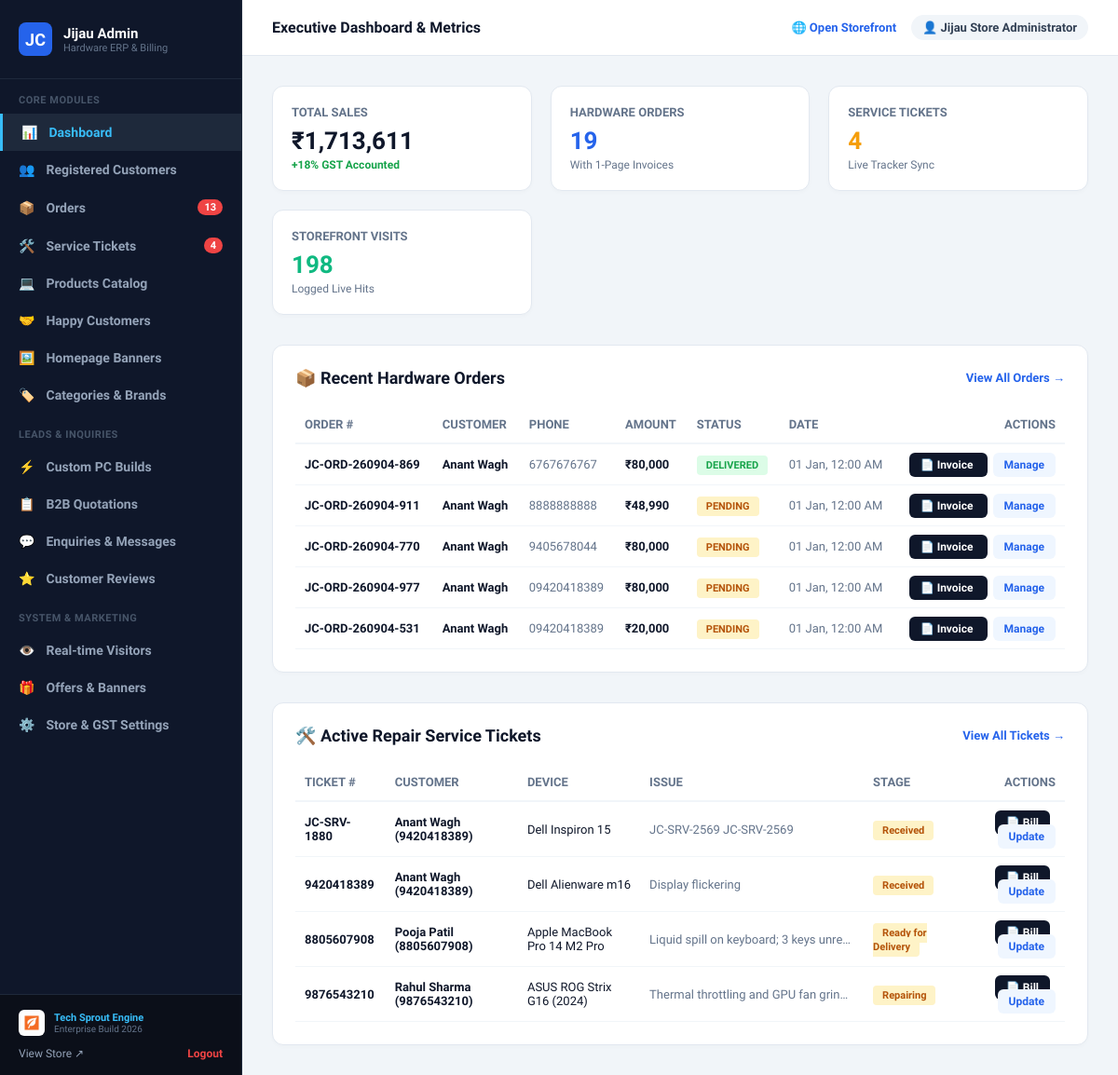
Screenshot of /php-jijaucomputers/admin/index.php (signed in) with the database file from the repository.
### tables this page shows
CREATE TABLE "Order" (
    "id" TEXT NOT NULL PRIMARY KEY,
    "orderNumber" TEXT NOT NULL,
    "userId" TEXT,
    "customerName" TEXT NOT NULL,
    "phone" TEXT NOT NULL,
    "email" TEXT,
    "address" TEXT NOT NULL,
    "city" TEXT NOT NULL,
    "pincode" TEXT NOT NULL,
    "notes" TEXT,
    "subtotal" REAL NOT NULL,
    "discount" REAL NOT NULL DEFAULT 0,
    "tax" REAL NOT NULL DEFAULT 0,
    "total" REAL NOT NULL,
    "paymentMode" TEXT NOT NULL DEFAULT 'CASH_ON_DELIVERY',
    "status" TEXT NOT NULL DEFAULT 'PENDING',
    "createdAt" DATETIME NOT NULL DEFAULT CURRENT_TIMESTAMP,
    "updatedAt" DATETIME NOT NULL,
    CONSTRAINT "Order_userId_fkey" FOREIGN KEY ("userId") REFERENCES "User" ("id") ON DELETE SET NULL ON UPDATE CASCADE
);

CREATE TABLE "ServiceRequest" (
    "id" TEXT NOT NULL PRIMARY KEY,
    "ticketId" TEXT NOT NULL,
    "customerName" TEXT NOT NULL,
    "phone" TEXT NOT NULL,
    "email" TEXT,
    "deviceType" TEXT NOT NULL,
    "brand" TEXT NOT NULL,
    "model" TEXT NOT NULL,
    "serialNo" TEXT,
    "issueDesc" TEXT NOT NULL,
    "status" TEXT NOT NULL DEFAULT 'Received',
    "adminNotes" TEXT,
    "estimatedCost" REAL,
    "createdAt" DATETIME NOT NULL DEFAULT CURRENT_TIMESTAMP,
    "updatedAt" DATETIME NOT NULL
);

### php-jijaucomputers/includes/functions.php (called while the page is built, shortened)
<?php
function formatPrice($amount): string {
    $num = floatval($amount);
    return '₹' . number_format($num, 0, '.', ',');
}

### php-jijaucomputers/admin/index.php (the view, shortened to what this page needs)
<?php
require_once __DIR__ . '/includes/header.php';
require_once __DIR__ . '/includes/sidebar.php';
$db = getDB();
$totalSales = $db->query('SELECT COALESCE(SUM(total), 0) FROM "Order" WHERE status != "CANCELLED"')->fetchColumn();
$totalOrders = $db->query('SELECT COUNT(*) FROM "Order"')->fetchColumn();
$totalServices = $db->query('SELECT COUNT(*) FROM "ServiceRequest"')->fetchColumn();
$totalVisitors = $db->query('SELECT COUNT(*) FROM "VisitorLog"')->fetchColumn();
$recentOrders = $db->query('SELECT * FROM "Order" ORDER BY createdAt DESC LIMIT 5')->fetchAll();
$recentServices = $db->query('SELECT * FROM "ServiceRequest" ORDER BY createdAt DESC LIMIT 5')->fetchAll();
?>
<div style="display: flex; flex-direction: column; gap: 32px;">
  <div style="display: grid; grid-template-columns: repeat(auto-fit, minmax(220px, 1fr)); gap: 20px;">
    <div style="background: white; border-radius: 12px; border: 1px solid #e2e8f0; padding: 20px; box-shadow: 0 2px 4px rgba(0,0,0,0.02);">
      <div style="font-size: 13px; font-weight: 700; color: #64748b; text-transform: uppercase;">Total Sales</div>
      <div style="font-size: 26px; font-weight: 900; color: #0f172a; margin: 8px 0 4px;"><?= formatPrice($totalSales) ?></div>
      <div style="font-size: 12px; color: #16a34a; font-weight: 600;">+18% GST Accounted</div>
    </div>
    <div style="background: white; border-radius: 12px; border: 1px solid #e2e8f0; padding: 20px; box-shadow: 0 2px 4px rgba(0,0,0,0.02);">
      <div style="font-size: 13px; font-weight: 700; color: #64748b; text-transform: uppercase;">Hardware Orders</div>
      <div style="font-size: 26px; font-weight: 900; color: #2563eb; margin: 8px 0 4px;"><?= $totalOrders ?></div>
      <div style="font-size: 12px; color: #64748b;">With 1-Page Invoices</div>
    </div>
    <div style="background: white; border-radius: 12px; border: 1px solid #e2e8f0; padding: 20px; box-shadow: 0 2px 4px rgba(0,0,0,0.02);">
      <div style="font-size: 13px; font-weight: 700; color: #64748b; text-transform: uppercase;">Service Tickets</div>
      <div style="font-size: 26px; font-weight: 900; color: #f59e0b; margin: 8px 0 4px;"><?= $totalServices ?></div>
      <div style="font-size: 12px; color: #64748b;">Live Tracker Sync</div>
    </div>
    <div style="background: white; border-radius: 12px; border: 1px solid #e2e8f0; padding: 20px; box-shadow: 0 2px 4px rgba(0,0,0,0.02);">
      <div style="font-size: 13px; font-weight: 700; color: #64748b; text-transform: uppercase;">Storefront Visits</div>
      <div style="font-size: 26px; font-weight: 900; color: #10b981; margin: 8px 0 4px;"><?= $totalVisitors ?></div>
      <div style="font-size: 12px; color: #64748b;">Logged Live Hits</div>
    </div>
  </div>
  <div style="background: white; border-radius: 12px; border: 1px solid #e2e8f0; padding: 24px; box-shadow: 0 2px 4px rgba(0,0,0,0.02);">
    <div style="display: flex; justify-content: space-between; align-items: center; margin-bottom: 20px;">
      <h2 style="font-size: 18px; font-weight: 800; color: #0f172a; margin: 0;">📦 Recent Hardware Orders</h2>
      <a href="/admin/orders.php" style="font-size: 13px; font-weight: 700; color: #2563eb; text-decoration: none;">View All Orders →</a>
    </div>
    <div style="overflow-x: auto;">
      <table style="width: 100%; border-collapse: collapse; font-size: 13px; text-align: left;">
        <thead>
          <tr style="border-bottom: 2px solid #f1f5f9; color: #64748b;">
            <th style="padding: 12px 10px;">ORDER #</th>
            <th style="padding: 12px 10px;">CUSTOMER</th>
            <th style="padding: 12px 10px;">PHONE</th>
            <th style="padding: 12px 10px;">AMOUNT</th>
            <th style="padding: 12px 10px;">STATUS</th>
            <th style="padding: 12px 10px;">DATE</th>
            <th style="padding: 12px 10px; text-align: right;">ACTIONS</th>
          </tr>
        </thead>
        <tbody>
          <?php if (empty($recentOrders)): ?>
            <tr><td colspan="7" style="padding: 24px; text-align: center; color: #94a3b8;">No orders recorded yet.</td></tr>
          <?php else: ?>
            <?php foreach ($recentOrders as $ord): ?>
              <tr style="border-bottom: 1px solid #f1f5f9;">
                <td style="padding: 14px 10px; font-weight: 800; color: #0f172a;"><?= htmlspecialchars($ord['orderNumber']) ?></td>
                <td style="padding: 14px 10px; font-weight: 600;"><?= htmlspecialchars($ord['customerName']) ?></td>
                <td style="padding: 14px 10px; color: #64748b;"><?= htmlspecialchars($ord['phone']) ?></td>
                <td style="padding: 14px 10px; font-weight: 800; color: #0f172a;"><?= formatPrice($ord['total']) ?></td>
                <td style="padding: 14px 10px;">
                  <span style="padding: 4px 10px; border-radius: 4px; font-weight: 700; font-size: 11px; background: <?= $ord['status'] === 'DELIVERED' ? '#dcfce7; color: #16a34a;' : ($ord['status'] === 'PENDING' ? '#fef3c7; color: #b45309;' : '#dbeafe; color: #1e40af;') ?>">
                    <?= htmlspecialchars($ord['status']) ?>
                  </span>
                </td>
                <td style="padding: 14px 10px; color: #64748b;"><?= date('d M, h:i A', strtotime($ord['createdAt'])) ?></td>
                <td style="padding: 14px 10px; text-align: right;">
                  <a href="/invoice.php?order=<?= urlencode($ord['orderNumber']) ?>&print=true" target="_blank" style="padding: 6px 12px; background: #0f172a; color: white; border-radius: 6px; text-decoration: none; font-weight: 700; font-size: 12px; margin-right: 6px;">
                    📄 Invoice
                  </a>
                  <a href="/admin/orders.php" style="padding: 6px 12px; background: #eff6ff; color: #2563eb; border-radius: 6px; text-decoration: none; font-weight: 700; font-size: 12px;">
                    Manage
                  </a>
                </td>
              </tr>
            <?php endforeach; ?>
          <?php endif; ?>
        </tbody>
      </table>
    </div>
  </div>
  <div style="background: white; border-radius: 12px; border: 1px solid #e2e8f0; padding: 24px; box-shadow: 0 2px 4px rgba(0,0,0,0.02);">
    <div style="display: flex; justify-content: space-between; align-items: center; margin-bottom: 20px;">
      <h2 style="font-size: 18px; font-weight: 800; color: #0f172a; margin: 0;">🛠️ Active Repair Service Tickets</h2>
      <a href="/admin/service-requests.php" style="font-size: 13px; font-weight: 700; color: #2563eb; text-decoration: none;">View All Tickets →</a>
    </div>
    <div style="overflow-x: auto;">
      <table style="width: 100%; border-collapse: collapse; font-size: 13px; text-align: left;">
        <thead>
          <tr style="border-bottom: 2px solid #f1f5f9; color: #64748b;">
            <th style="padding: 12px 10px;">TICKET #</th>
            <th style="padding: 12px 10px;">CUSTOMER</th>
            <th style="padding: 12px 10px;">DEVICE</th>
            <th style="padding: 12px 10px;">ISSUE</th>
            <th style="padding: 12px 10px;">STAGE</th>
            <th style="padding: 12px 10px; text-align: right;">ACTIONS</th>
          </tr>
        </thead>
        <tbody>
          <?php if (empty($recentServices)): ?>
            <tr><td colspan="6" style="padding: 24px; text-align: center; color: #94a3b8;">No repair tickets logged.</td></tr>
          <?php else: ?>
            <?php foreach ($recentServices as $srv): ?>
              <tr style="border-bottom: 1px solid #f1f5f9;">
                <td style="padding: 14px 10px; font-weight: 800; color: #0f172a;"><?= htmlspecialchars($srv['ticketId']) ?></td>
                <td style="padding: 14px 10px; font-weight: 600;"><?= htmlspecialchars($srv['customerName']) ?> (<?= htmlspecialchars($srv['phone']) ?>)</td>
                <td style="padding: 14px 10px;"><?= htmlspecialchars($srv['brand']) ?> <?= htmlspecialchars($srv['model']) ?></td>
                <td style="padding: 14px 10px; color: #64748b; max-width: 240px; white-space: nowrap; overflow: hidden; text-overflow: ellipsis;"><?= htmlspecialchars($srv['issueDesc']) ?></td>
                <td style="padding: 14px 10px;">
                  <span style="padding: 4px 10px; border-radius: 4px; font-weight: 700; font-size: 11px; background: #fef3c7; color: #b45309;">
                    <?= htmlspecialchars($srv['status']) ?>
                  </span>
                </td>
                <td style="padding: 14px 10px; text-align: right;">
                  <a href="/invoice.php?service=<?= urlencode($srv['ticketId']) ?>&print=true" target="_blank" style="padding: 6px 12px; background: #0f172a; color: white; border-radius: 6px; text-decoration: none; font-weight: 700; font-size: 12px; margin-right: 6px;">
                    📄 Bill
                  </a>
                  <a href="/admin/service-requests.php" style="padding: 6px 12px; background: #eff6ff; color: #2563eb; border-radius: 6px; text-decoration: none; font-weight: 700; font-size: 12px;">
                    Update
                  </a>
                </td>
              </tr>
            <?php endforeach; ?>
          <?php endif; ?>
        </tbody>
      </table>
    </div>
  </div>
</div>
<?php
require_once __DIR__ . '/includes/footer.php';
?>

### rows the page displays
order: orderNumber "JC-ORD-260904-869", customerName "Anant Wagh", phone "6767676767", total "₹80,000", status "DELIVERED", createdAt "01 Jan, 12:00 AM"
order: orderNumber "JC-ORD-260904-911", customerName "Anant Wagh", phone "8888888888", total "₹48,990", status "PENDING", createdAt "01 Jan, 12:00 AM"
order: orderNumber "JC-ORD-260904-770", customerName "Anant Wagh", phone "9405678044", total "₹80,000", status "PENDING", createdAt "01 Jan, 12:00 AM"
order: orderNumber "JC-ORD-260904-977", customerName "Anant Wagh", phone "09420418389", total "₹80,000", status "PENDING", createdAt "01 Jan, 12:00 AM"
order: orderNumber "JC-ORD-260904-531", customerName "Anant Wagh", phone "09420418389", total "₹20,000", status "PENDING", createdAt "01 Jan, 12:00 AM"
servicerequest: ticketId "JC-SRV-1880", customerName "Anant Wagh", phone "9420418389", brand "Dell", model "Inspiron 15", issueDesc "JC-SRV-2569 JC-SRV-2569", status "Received"
servicerequest: ticketId "9420418389", customerName "Anant Wagh", phone "9420418389", brand "Dell", model "Alienware m16", issueDesc "Display flickering", status "Received"
servicerequest: ticketId "8805607908", customerName "Pooja Patil", phone "8805607908", brand "Apple", model "MacBook Pro 14 M2 Pro", issueDesc "Liquid spill on keyboard; 3 keys unre…", status "Ready for Delivery"
servicerequest: ticketId "9876543210", customerName "Rahul Sharma", phone "9876543210", brand "ASUS", model "ROG Strix G16 (2024)", issueDesc "Thermal throttling and GPU fan grin…", status "Repairing"

### other values shown
$pendingOrdersCount "13"
$activeServiceCount "4"
$pageTitle "Executive Dashboard & Metrics"
$adminUser['name'] "Jijau Store Administrator"
formatPrice($totalSales) "₹1,713,611"
$totalOrders "19"
$totalServices "4"
$totalVisitors "198"
